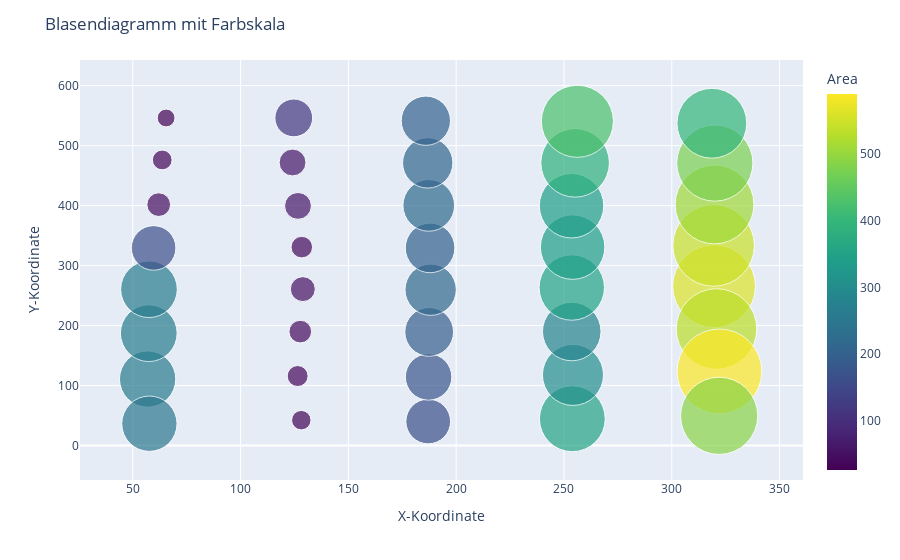

The code cell stored with this chart in its notebook:
### Code cell
import plotly.express as px

# Erstelle das Blasendiagramm
fig = px.scatter(
    df,
    x='Center X',
    y='Center Y',
    size='Area',  # Größe der Blasen basierend auf der Area
    color='Area',  # Farbskala basierend auf der Area
    color_continuous_scale='Viridis',  # Farbskala, z.B. Viridis, Cividis, etc.
    labels={'Center X': 'X-Koordinate', 'Center Y': 'Y-Koordinate', 'Area': 'Area'},
    size_max=60  # Maximale Größe der Blasen
)

# Füge Titel hinzu und zeige das Diagramm an
fig.update_layout(
    title='Blasendiagramm mit Farbskala',
    xaxis_title='X-Koordinate',
    yaxis_title='Y-Koordinate'
)

fig.show()

### Figure 1 — Plotly figure (JSON) as saved in the notebook; plotly's stock layout.template omitted (floating-point values rounded to 4 significant figures)
{"data": [{"hovertemplate": "X-Koordinate=%{x}<br>Y-Koordinate=%{y}<br>Area=%{marker.color}<extra></extra>", "legendgroup": "", "marker": {"color": [260, 264, 263, 251, 163, 46, 32, 26, 59, 117, 42, 59, 31, 36, 38, 51, 164, 177, 195, 216, 202, 219, 208, 199, 355, 306, 281, 351, 341, 341, 386, 426, 562, 546, 509, 533, 476, 400, 590, 489], "coloraxis": "coloraxis", "size": [260, 264, 263, 251, 163, 46, 32, 26, 59, 117, 42, 59, 31, 36, 38, 51, 164, 177, 195, 216, 202, 219, 208, 199, 355, 306, 281, 351, 341, 341, 386, 426, 562, 546, 509, 533, 476, 400, 590, 489], "sizemode": "area", "sizeref": 0.1639, "symbol": "circle"}, "mode": "markers", "name": "", "orientation": "v", "showlegend": false, "type": "scatter", "x": [56.89, 57.42, 57.51, 57.71, 59.66, 62.02, 63.66, 65.46, 126.6, 124.7, 127.7, 124.1, 128.2, 126.5, 128.4, 128.9, 187.0, 187.2, 187.5, 188.2, 187.9, 187.3, 186.8, 185.9, 253.9, 254.2, 253.6, 253.6, 254.0, 253.5, 255.2, 256.2, 319.6, 319.4, 319.8, 320.8, 320.0, 318.6, 322.1, 322.0], "xaxis": "x", "y": [110.8, 187.2, 260.5, 36.29, 329.4, 401.6, 476.1, 546.1, 399.5, 546.2, 189.9, 471.8, 42.19, 115.8, 330.7, 260.7, 40.04, 114.2, 189.3, 259.8, 329.4, 400.3, 471.2, 541.5, 44.54, 117.7, 190.0, 263.4, 330.8, 399.7, 471.2, 540.5, 265.5, 333.5, 401.9, 194.2, 470.9, 537.3, 123.5, 49.45], "yaxis": "y"}], "layout": {"coloraxis": {"colorbar": {"title": {"text": "Area"}}, "colorscale": [[0, "#440154"], [0.1111, "#482878"], [0.2222, "#3e4989"], [0.3333, "#31688e"], [0.4444, "#26828e"], [0.5556, "#1f9e89"], [0.6667, "#35b779"], [0.7778, "#6ece58"], [0.8889, "#b5de2b"], [1, "#fde725"]]}, "legend": {"itemsizing": "constant", "tracegroupgap": 0}, "margin": {"t": 60}, "title": {"text": "Blasendiagramm mit Farbskala"}, "xaxis": {"anchor": "y", "domain": [0, 1], "title": {"text": "X-Koordinate"}}, "yaxis": {"anchor": "x", "domain": [0, 1], "title": {"text": "Y-Koordinate"}}}}
